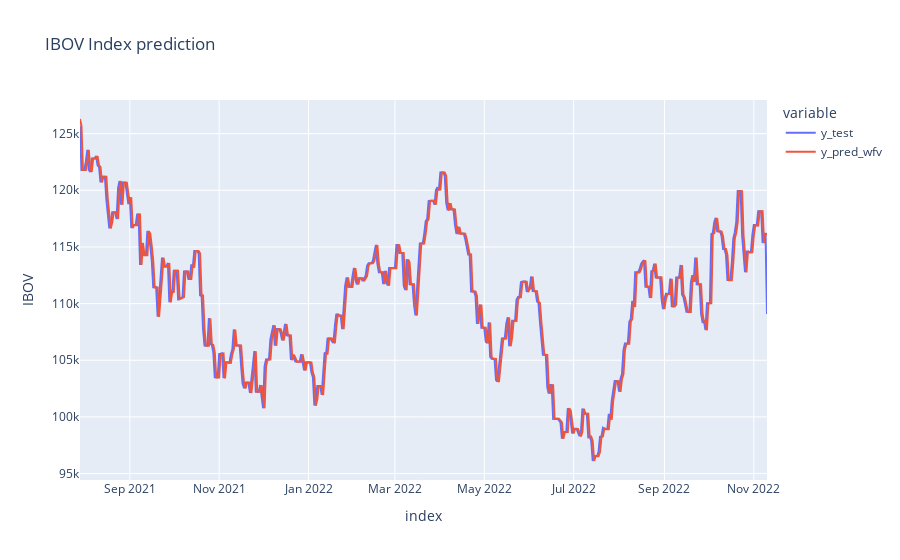

Notebook code for this chart:
### Markdown cell above
# Prediction vs Real Graph

### Code cell
df_pred_test = pd.DataFrame(
    {"y_test": y_test, "y_pred_wfv": y_pred_wfv}
)
fig = px.line(df_pred_test, labels={"value":"IBOV"}, title= "IBOV Index prediction")
fig.show()

### Figure 1 — Plotly figure (JSON) as saved in the notebook; plotly's stock layout.template omitted (floating-point values rounded to 4 significant figures; data arrays with more than 128 entries replaced by an {"elided": "..."} marker saying what was removed)
{"data": [{"hovertemplate": "variable=y_test<br>index=%{x}<br>IBOV=%{y}<extra></extra>", "legendgroup": "y_test", "line": {"color": "#636efa", "dash": "solid"}, "marker": {"symbol": "circle"}, "mode": "lines", "name": "y_test", "orientation": "v", "showlegend": true, "type": "scatter", "x": {"elided": "470 str values"}, "xaxis": "x", "y": {"elided": "470 float values"}, "yaxis": "y"}, {"hovertemplate": "variable=y_pred_wfv<br>index=%{x}<br>IBOV=%{y}<extra></extra>", "legendgroup": "y_pred_wfv", "line": {"color": "#EF553B", "dash": "solid"}, "marker": {"symbol": "circle"}, "mode": "lines", "name": "y_pred_wfv", "orientation": "v", "showlegend": true, "type": "scatter", "x": {"elided": "470 str values"}, "xaxis": "x", "y": {"elided": "470 float values"}, "yaxis": "y"}], "layout": {"autosize": true, "legend": {"title": {"text": "variable"}, "tracegroupgap": 0}, "title": {"text": "IBOV Index prediction"}, "xaxis": {"anchor": "y", "autorange": true, "domain": [0, 1], "range": ["2021-07-29", "2022-11-10"], "title": {"text": "index"}, "type": "date"}, "yaxis": {"anchor": "x", "autorange": true, "domain": [0, 1], "range": [94430.0, 128000.0], "title": {"text": "IBOV"}, "type": "linear"}}}
